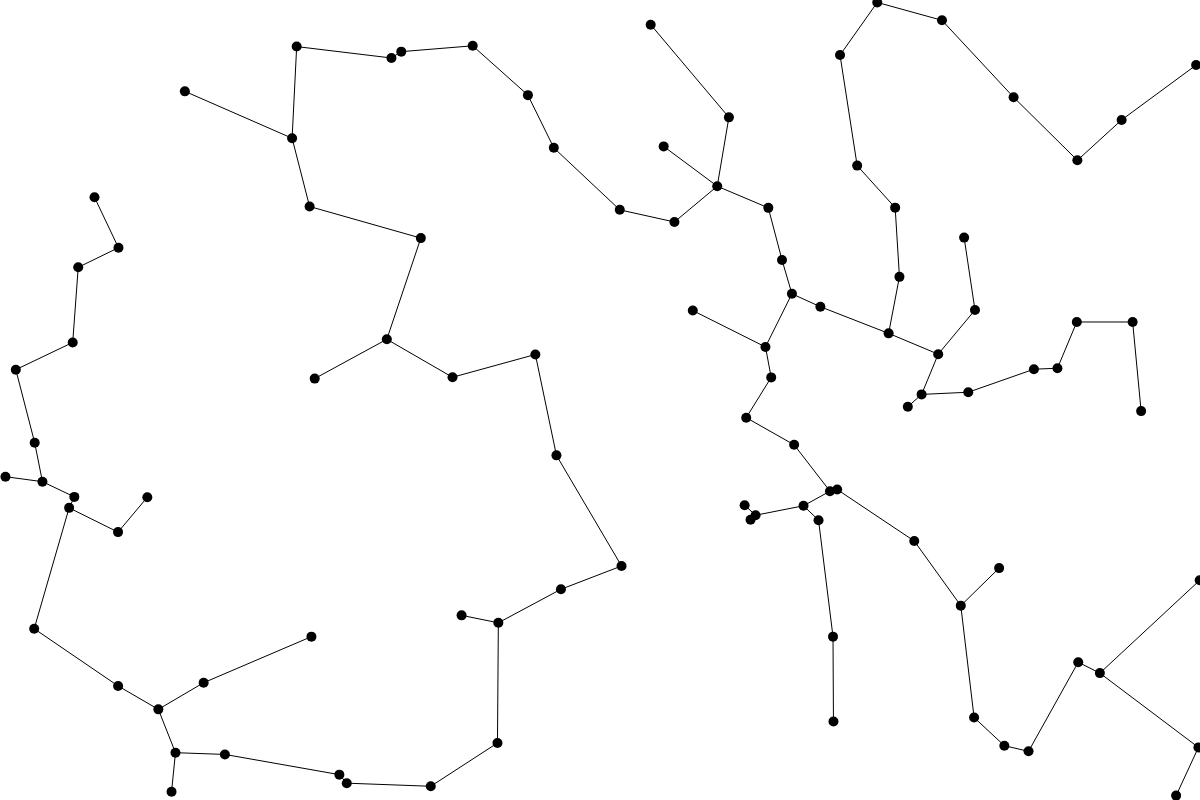
Frame 1 (no input)
Frame 60 (no input): identical to frame 1, image omitted
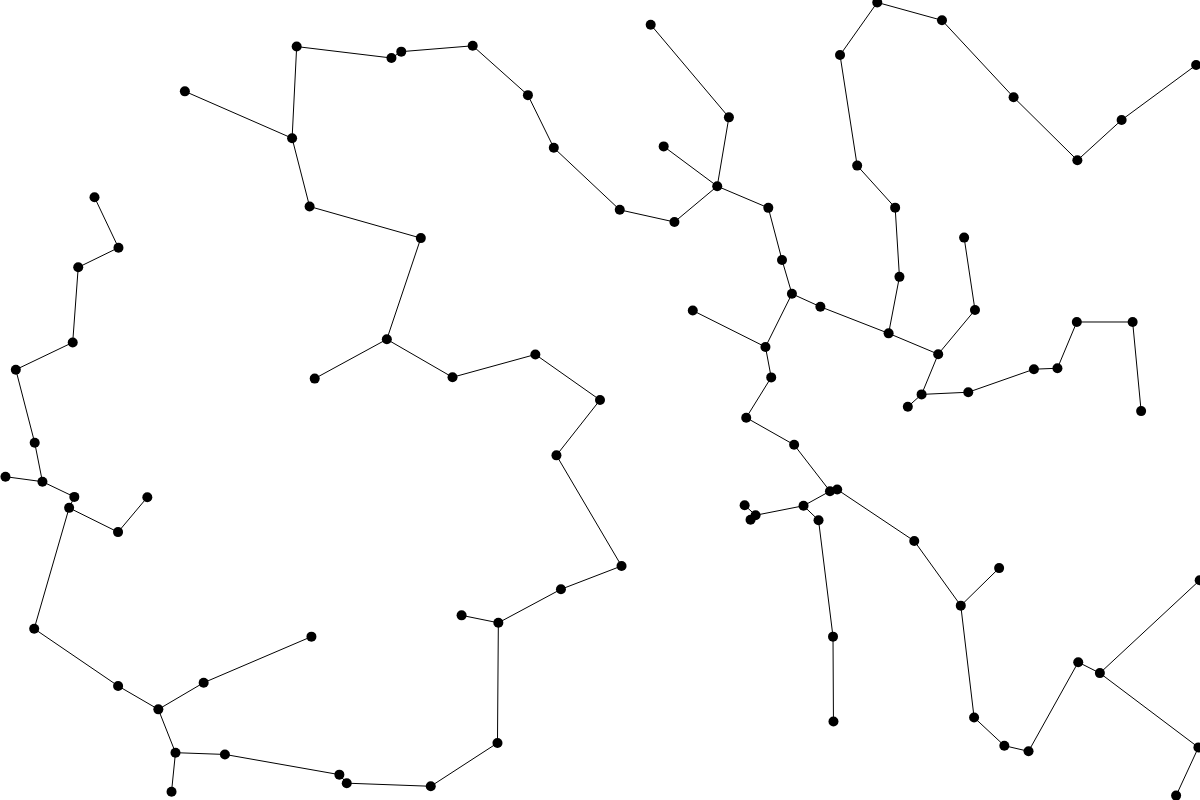
Frame 120 (the mouse pressed at the canvas centre since frame 60)

The p5.js sketch that drew these frames (run headless with seeded random() and noise() and a simulated clock; from frame 60 on, the mouse is pressed at the canvas centre):

// p5.js sketch
// ── sketch.js
var redraw = true;
var points = [];

function setup() {
  createCanvas(1200, 800);

  for (let i = 0; i < 100; i++) {
    points.push({ x : random(width), y : random(height) });
  }
}

function draw() {
  if (redraw) {
    background(255);

    stroke(0);
    drawShortestTree();

    noStroke();
    fill(0);

    for(let i = 0; i < points.length; i++) {
      circle(points[i].x, points[i].y, 10);
    }

    redraw = false;
  }
}

function mousePressed() {
  points.push({ x : mouseX, y : mouseY });
  redraw = true;
}

function drawShortestTree() {
  let reached = [];
  let unreached = [].concat(points);

  reached.push(unreached[0]);
  unreached.splice(0, 1);

  while (unreached.length > 0) {
    let minDistance = 100000;

    let rIndex;
    let uIndex;
    for (let i = 0; i < reached.length; i++) {
      for (let j = 0; j < unreached.length; j++) {
        let d = distance(reached[i], unreached[j]);

        if (d < minDistance) {
          minDistance = d;
          rIndex = i;
          uIndex = j;
        }
      }
    }

    line(
      reached[rIndex].x, reached[rIndex].y,
      unreached[uIndex].x, unreached[uIndex].y);

    reached.push(unreached[uIndex]);
    unreached.splice(uIndex, 1);
  }
}

function distance(pointA, pointB) {
  return dist(pointA.x, pointA.y, pointB.x, pointB.y)
}
